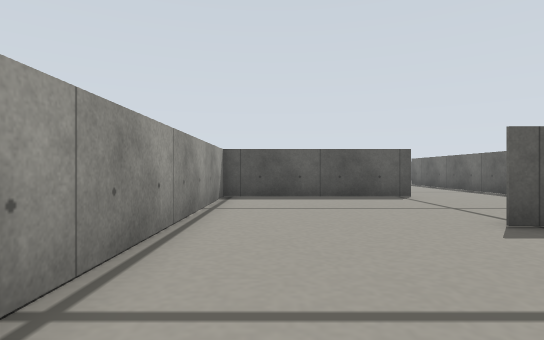
view 1 (above)

23 first-person views from a walk through a Gazebo world. The camera is 0.16 m above the floor, looks level and sees 80° across. The floor is counted in squares, 0.2 m on a side. Each view is taken from the middle of a square. On the plan, view 1 faces up. The plan holds only what a view shows up to about 11 squares ahead; the rest is blank.

view 2
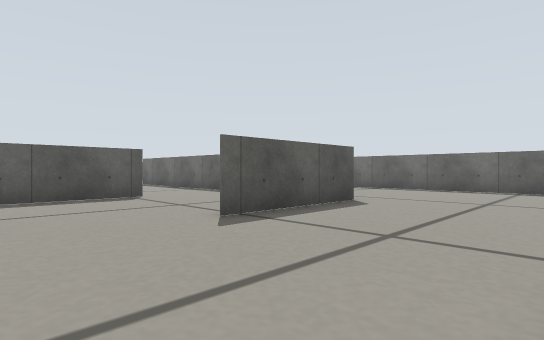

view 3
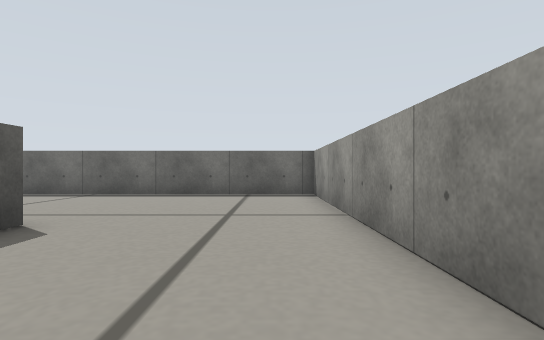

view 4
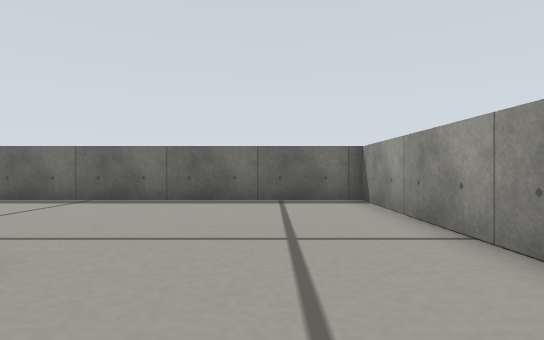

view 5
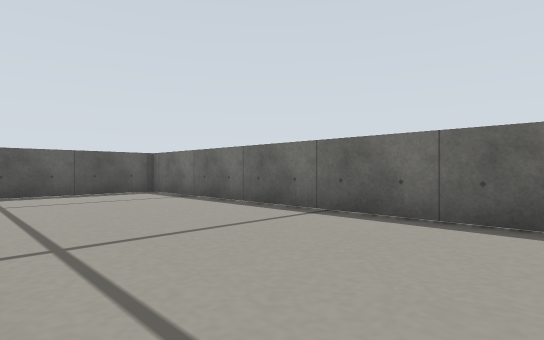

view 6
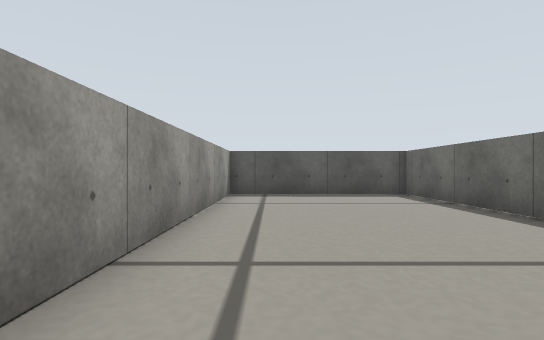

view 7
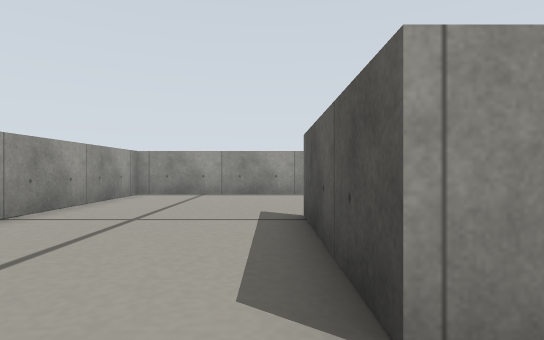

view 8
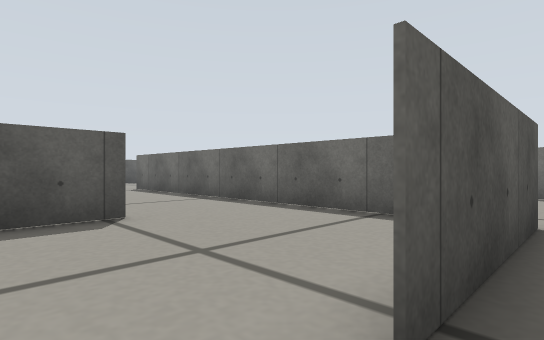

view 9
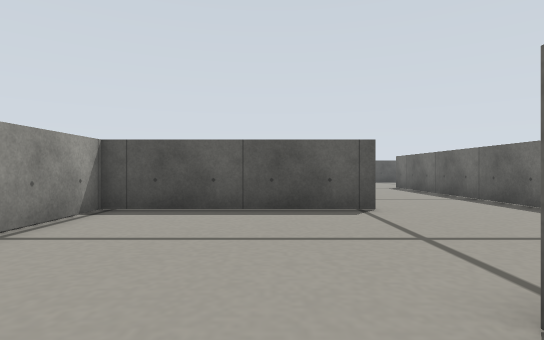

view 10
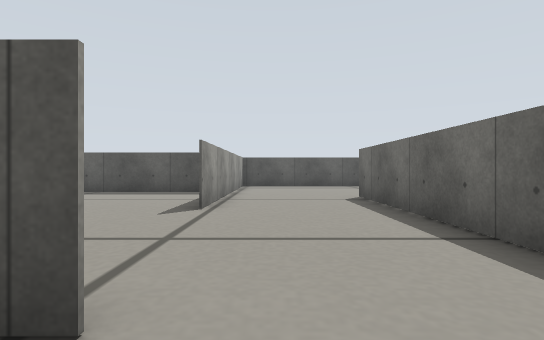

view 11
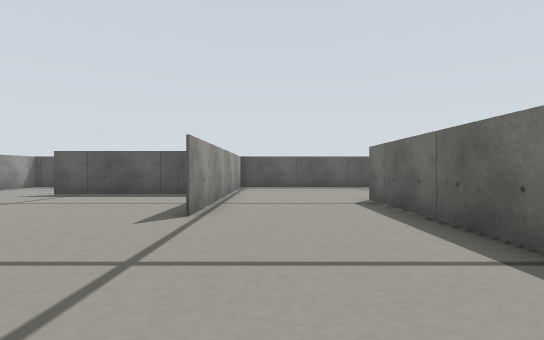

view 12
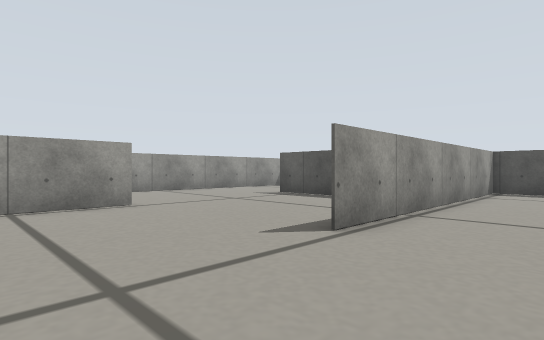

view 13
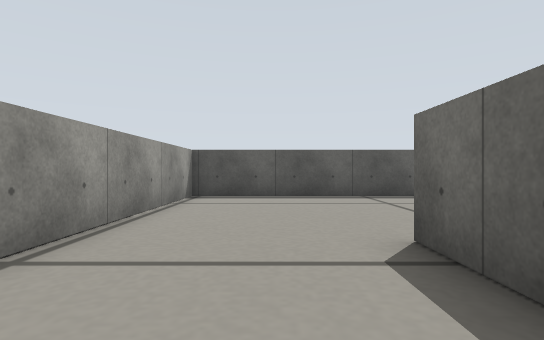

view 14
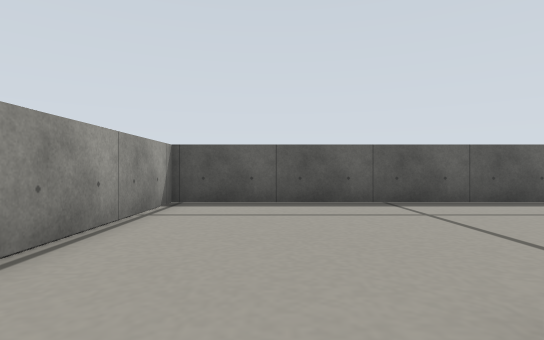

view 15
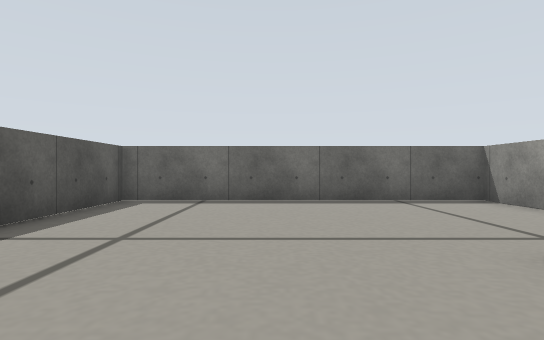

view 16
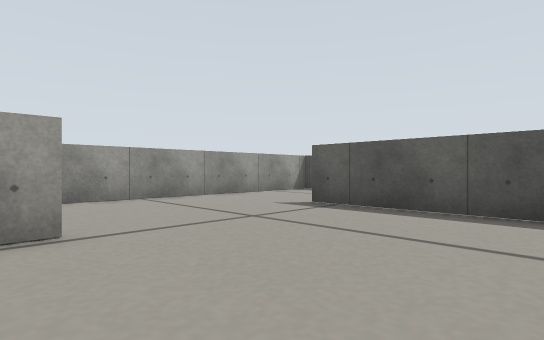

view 17
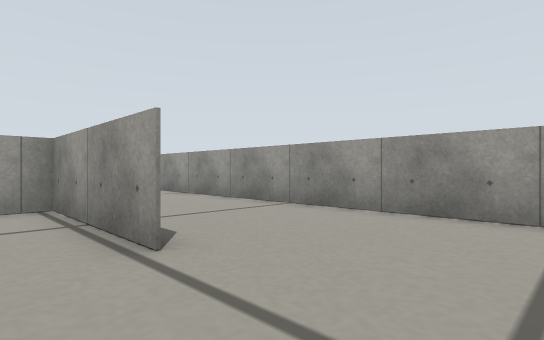

view 18
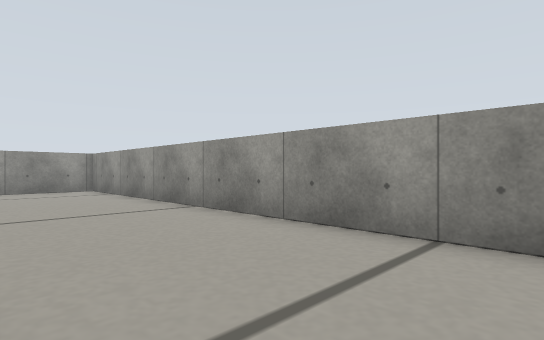

view 19
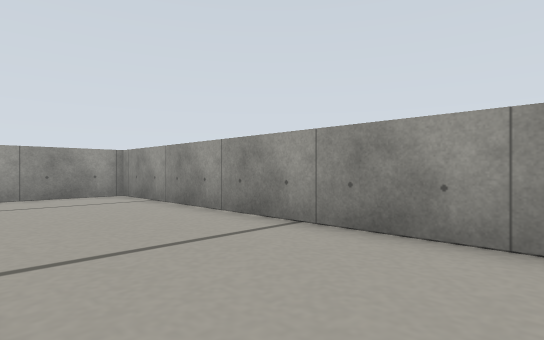

view 20
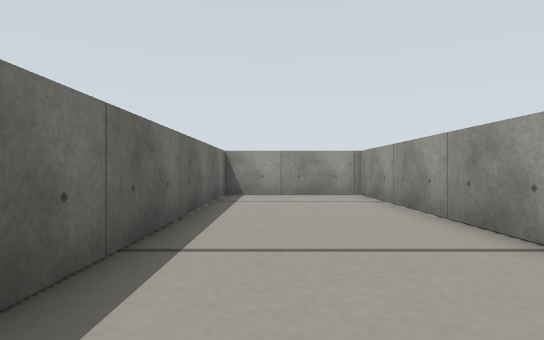

view 21
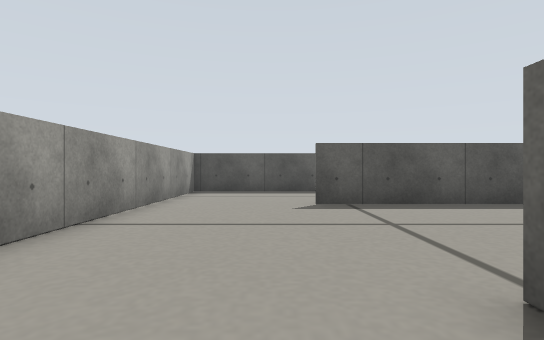

view 22
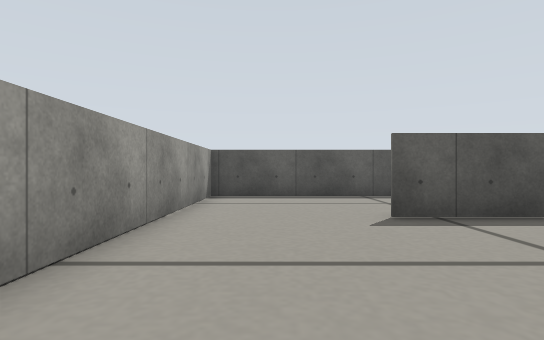

view 23
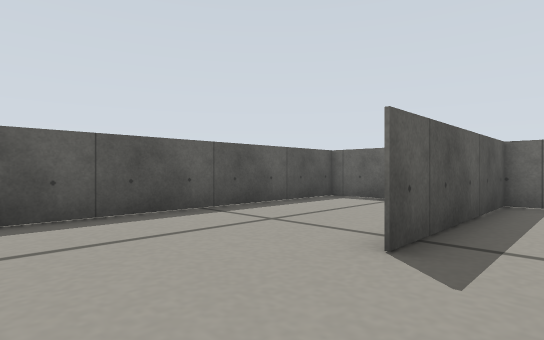

### Floor plan
Points are (right, up) in squares from view 1. A wall is a line through its corners. A room is listed if a view was taken in it or the views show most of it. See-through windows are left out.
Room 1 (views 1, 2, 3, 4, 5, 6, 7, 8, 9)
walls: (-1.4, 4.5) (-1.4, -0.4); (13.4, 14.5) (7.6, 14.5) (7.6, 4.6) (3.3, 4.6); (-1, -0.4) (13.4, -0.4) (13.4, 14.1)
ways out: opening at (1.5, 5) to room 8
Room 2 (views 10, 11)
walls: (7.6, 6.5) (7.6, 10.4)
ways out: opening at (6, 10) to room 3; opening at (4, 7.5) to room 8
Room 3 (views 12, 13, 14, 15)
walls: (7.6, 10.4) (7.6, 17.6); (8.5, 23.8) (4, 23.8); (3.6, 23.9) (3.6, 14.5)
ways out: opening at (6, 10) to room 2; opening at (4, 12.5) to room 4; opening at (8, 20.5) to room 6
Room 4 (views 16, 17)
walls: (-1.4, 14) (-1.4, 9.6); (3.5, 19.4) (-0.5, 19.4)
ways out: opening at (4, 12.5) to room 3; opening at (-1, 16) to room 5
Room 5 (views 18, 19, 20, 21, 22, 23)
walls: (-0.5, 19.4) (-2, 19.4); (-5.9, 19.6) (-5.9, -0.4) (-1, -0.4); (-1.5, -0.2) (-1.5, 8.2)
ways out: opening at (-1, 16) to room 4; opening at (-3.5, 19) to room 7
Room 6 (no view inside)
walls: (11.5, 14.5) (13.4, 14.5); (13.4, 14.1) (13.4, 23.8) (8.5, 23.8)
ways out: opening at (8, 20.5) to room 3
Room 7 (no view inside)
walls: (3.5, 22.1) (3.5, 23.9); (4, 23.8) (-5.9, 23.8) (-5.9, 19.6)
ways out: opening at (-3.5, 19) to room 5
Room 8 (no view inside)
walls: (4.1, 9.5) (-1.4, 9.5) (-1.4, 4.5)
ways out: opening at (1.5, 5) to room 1; opening at (4, 7.5) to room 2

Where each view was taken, in squares from view 1:
view 1: 0 up, 0 right, facing up
view 2: 0 up, 0 right, facing up-right
view 3: 1 up, 3 right, facing right
view 4: 2 up, 5 right, facing right
view 5: 3 up, 8 right, facing up-right
view 6: 4 up, 9 right, facing up
view 7: 4 up, 9 right, facing left
view 8: 4 up, 2 right, facing up-right
view 9: 3 up, 2 right, facing up
view 10: 8 up, 5 right, facing up
view 11: 9 up, 5 right, facing up
view 12: 11 up, 6 right, facing up-left
view 13: 14 up, 6 right, facing up
view 14: 16 up, 6 right, facing up
view 15: 20 up, 5 right, facing right
view 16: 13 up, 3 right, facing up-left
view 17: 17 up, 0 right, facing down-left
view 18: 13 up, 2 left, facing down-left
view 19: 10 up, 2 left, facing down-left
view 20: 10 up, 3 left, facing down
view 21: 12 up, 3 left, facing up
view 22: 14 up, 4 left, facing up
view 23: 18 up, 5 left, facing up-right
